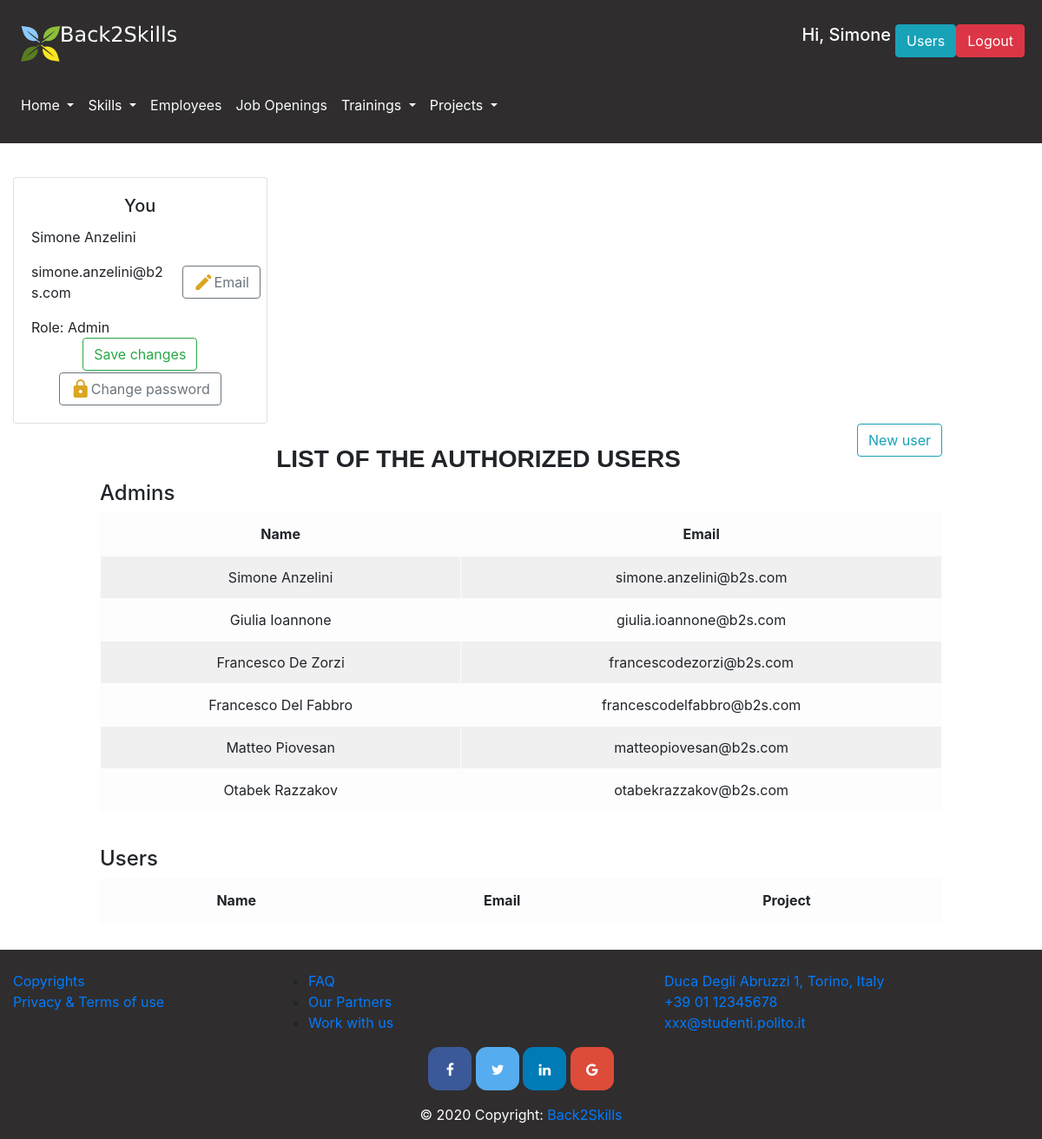
Screenshot of /users (signed in) with the database file from the repository.
### database.py (models this page shows, shortened)
class User(db.Model):
    __tablename__ = 'user'
    id = db.Column(db.Integer, primary_key=True)
    name = db.Column(db.String)
    surname = db.Column(db.String)
    email = db.Column(db.String, nullable=False, unique=True)
    password = db.Column(db.String, nullable=False)
    admin = db.Column(db.Boolean)
    project = db.Column(db.Integer, db.ForeignKey('project.id'))
    @property
    def is_authenticated(self):
        return True

### app.py (the view, shortened to what this page needs)
@app.route('/users', methods=['GET', 'POST'])
@login_required
def users():
    admins = get_admins(True)
    normal_users = get_admins(False)
    prjs = get_projects()
    return render_template("users.html", admins=admins, users=normal_users, projects = prjs)

### app.py (called while the page is built)
@login_manager.user_loader
def load_user(user_id):
    return get_user_by_id(user_id)

@app.after_request
def add_header(r):
    r.headers["Cache-Control"] = "no-cache, no-store, must-revalidate"
    r.headers["Pragma"] = "no-cache"
    r.headers["Expires"] = "0"
    r.headers['Cache-Control'] = 'public, max-age=0'
    return r

### database.py (called while the page is built)
def get_projects():
    projects=Project.query.all()
    projects.sort(key=lambda x: x.name)
    return projects

def get_user_by_id(user_id):
    return User.query.filter(User.id==user_id).first()

def get_admins(admin):
    admins=User.query.filter(User.admin==admin).all()
    return admins

### templates/users.html (shortened to what this page needs)
{% extends 'layout.html' %}
{% block pageContent %}
    <br/>
    <div class="card w-25">
        <div class="card-body">
            <h5 class="card-title" style="text-align: center">You</h5>
            <form action="/users" method="POST">
                <div class="row">
                    <div class="col-md-8">
                        <p class="card-text">{{ current_user.name }} {{ current_user.surname }}</p>
                        <p class="card-text" id="currentEmail">{{ current_user.email }}</p>
                        <p class="card-text">Role: {% if current_user.admin %}Admin{% else %}User{% endif %}</p>
                    </div>
                    <div class="col-md-4" style="display:flex; align-items:center; justify-content: center;">
                        <button type="button" class="btn btn-outline-secondary d-flex justify-content-center align-content-between" id="editMail">
                            <i class="material-icons" style="color: goldenrod">edit</i>
                            Email
                        </button>
                    </div>
                </div>
                <div style="width:100%; display: flex; justify-content: center; margin-bottom: 2px">
                    <button id="saveEmail" class="btn btn-outline-success d-flex justify-content-center align-content-between" style="display:none">
                        Save changes
                    </button>
                </div>
            </form>
            <div style="width:100%; display: flex; justify-content: center">
                <button class="btn btn-outline-secondary d-flex justify-content-center align-content-between" data-toggle="modal" data-target="#changePasswordModal">
                    <i class="material-icons" style="color: goldenrod">lock</i>
                    Change password
                </button>
            </div>
        </div>
    </div>
    <div class="row">
        <div class="col-md-1"></div>
        <div class="col-md-10">
            <button type="button" class="btn btn-outline-info float-right" data-toggle="modal" data-target="#newUserModal">
                New user
            </button>
            <br/>
            <h3 class="section-title">List of the authorized users</h3>
            <h4>Admins</h4>
            <div class="table-responsive">
                <table class="table table-bordered table-light table-striped text-center">
                    <thead>
                    <tr>
                        <th scope="col">Name</th>
                        <th scope="col">Email</th>
                    </tr>
                    </thead>
                    <tbody>
                    {% for admin in admins %}
                        <tr>
                            <td class="align-middle">{{admin.name}} {{ admin.surname }}</td>
                            <td class="align-middle">{{admin.email}}</td>
                        </tr>
                    {% endfor %}
                    </tbody>
                </table>
            </div>
            <br/>
            <h4>Users</h4>
            <div class="table-responsive">
                <table class="table table-bordered table-light table-striped text-center">
                    <thead>
                    <tr>
                        <th scope="col">Name</th>
                        <th scope="col">Email</th>
                        <th scope="col">Project</th>
                    </tr>
                    </thead>
                </table>
            </div>
        </div>
        <div class="col-md-1"></div>
    </div>
{% endblock %}

### templates/layout.html (shortened to what this page needs)
<!DOCTYPE html>
<html lang="en">
<head>
    <link rel="stylesheet" href="{{ url_for('static',filename='css/bootstrap.css') }}" >
    <link rel="stylesheet" href="{{ url_for('static',filename='css/bootstrap-override.css') }}" >
</head>
<body>
<header>
    <nav class="navbar navbar-expand-lg navbar-light light-dark" id="loginNavbar">
        <a class="navbar-brand" href="/home"><img src="/static/images/Logosmallwhite.png" alt=""></a>
        {% if current_user.is_authenticated%}
            <div class="btn-group ml-auto mr-1">
                <h5 style="color: white; margin-right: 5px;">Hi, {{ current_user.name }}</h5>
                {% if current_user.admin %}
                    <a href="/users"><button class="btn btn-info">Users</button></a>
                {% else %}
                    {% if current_user.project %}
                        <a href="/project/{{ current_user.project }}"><button class="btn btn-info">Your project</button></a>
                    {% endif %}
                {% endif %}
                <form action="/logout" method="POST">
                    <button type="submit" class="btn btn-danger">Logout</button>
                </form>
            </div>
        {% else %}
            <a href="/login" class="btn btn-info ml-auto mr-1" role="button">Login</a>
        {% endif %}
    </nav>
    <nav class="navbar navbar-expand-lg navbar-light text-white light-dark" id="menuNavbar">
        <div class="collapse navbar-collapse" id="navbarSupportedContent">
            <ul class="navbar-nav mr-auto">
                <li class="nav-item dropdown ">
                    <a class="nav-link dropdown-toggle text-white" href="#" id="homepageDropdown" role="button" data-toggle="dropdown" aria-haspopup="true" aria-expanded="false">
                        Home
                    </a>
                </li>
                <li class="nav-item dropdown">
                    <a class="nav-link dropdown-toggle text-white" href="/skills" id="skillsDropdown" role="button" data-toggle="dropdown" aria-haspopup="true" aria-expanded="false">
                        Skills
                    </a>
                </li>
                <li class="nav-item">
                    <a class="nav-link" href="/employees" id="employeesButton" role="button" aria-haspopup="true" aria-expanded="false" >
                        <p class="text-light"> Employees</p>
                    </a>
                </li>
                <li class="nav-item">
                    <a class="nav-link" href="/jobs" id="jobsButton" role="button" aria-haspopup="true" aria-expanded="false">
                        <p class="text-light">Job Openings</p>
                    </a>
                </li>
                <li class="nav-item dropdown">
                    <a class="nav-link dropdown-toggle text-white" href="#" id="trainingsDropdown" role="button" data-toggle="dropdown" aria-haspopup="true" aria-expanded="false">
                        Trainings
                    </a>
                </li>
                <li class="nav-item dropdown">
                    <a class="nav-link dropdown-toggle text-white" href="#" id="projectsDropdown" role="button" data-toggle="dropdown" aria-haspopup="true" aria-expanded="false">
                        Projects
                    </a>
                </li>
            </ul>
        </div>
    </nav>
</header>
<main role="main" id="main-container">
    {% block pageContent %}
    {% endblock %}
</main>
<footer class="page-footer font-small light-dark pt-4">
    <div class="container-fluid text-center text-md-left">
        <div class="row">
            <div class="col-md-3 mb-md-0 mb-3">
                <ul class="list-unstyled">
                    <li>
                        <a href="#">Copyrights</a>
                    </li>
                    <li>
                        <a href="#">Privacy & Terms of use</a>
                    </li>
                </ul>
            </div>
            <div class="col-md-3 mb-md-0 mb-3">
                <ul>
                    <li>
                        <a href="/faq" role="button">FAQ</a>
                    </li>
                    <li>
                        <a href="#">Our Partners</a>
                    </li>
                    <li>
                        <a href="#">Work with us</a>
                    </li>
                </ul>
            </div>
            <div class="col-md-3 mx-auto">
                <ul class="list-unstyled">
                    <li>
                        <a href="#!">Duca Degli Abruzzi 1, Torino, Italy</a>
                    </li>
                    <li>
                        <a href="#!">+39 01 12345678</a>
                    </li>
                    <li>
                        <a href="#!">xxx@studenti.polito.it</a>
                    </li>
                </ul>
            </div>
        </div>
    </div>
    <div class="container">
        <div class="mx-auto" style="width: 400px;">
            <link rel="stylesheet" href="https://cdnjs.cloudflare.com/ajax/libs/font-awesome/4.7.0/css/font-awesome.min.css">
            <div class=" text-center">
                <a href="#" class="fa fa-facebook" style="font-size: medium"></a>
                <a href="#" class="fa fa-twitter" style="font-size: medium"></a>
                <a href="#" class="fa fa-linkedin" style="font-size: medium"></a>
                <a href="#" class="fa fa-google" style="font-size: medium"></a>
            </div>
        </div>
    </div>
    <div class="footer-copyright text-white text-center py-3">© 2020 Copyright:
        <a href=""> Back2Skills</a>
    </div>
</footer>
</body>
</html>

### rows the page displays
User: name "Simone", surname "Anzelini", email "simone.anzelini@b2s.com"
User: name "Giulia", surname "Ioannone", email "giulia.ioannone@b2s.com"
User: name "Francesco", surname "De Zorzi", email "francescodezorzi@b2s.com"
User: name "Francesco", surname "Del Fabbro", email "francescodelfabbro@b2s.com"
User: name "Matteo", surname "Piovesan", email "matteopiovesan@b2s.com"
User: name "Otabek", surname "Razzakov", email "otabekrazzakov@b2s.com"
